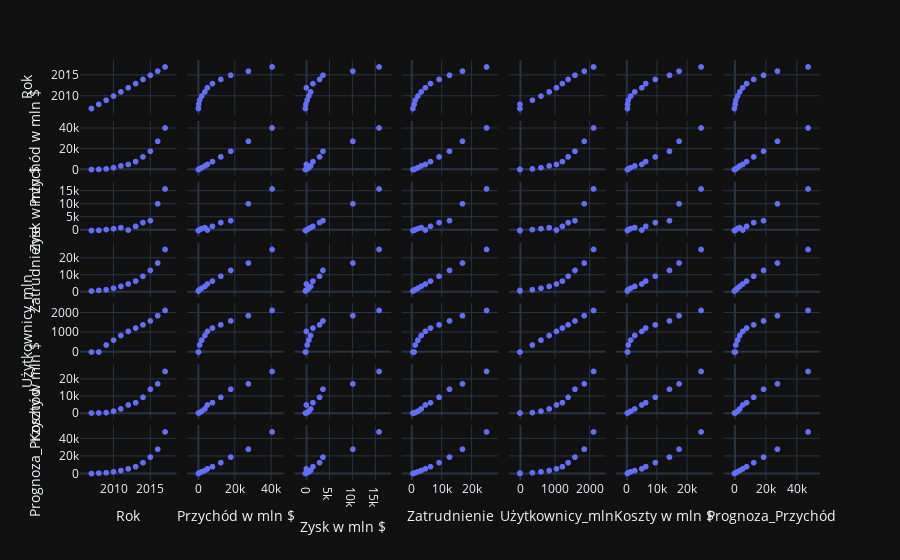

The cell this chart's notebook holds for it:
### Code cell
# wykresy

fig = px.scatter_matrix(data)
fig.show()

### Figure 1 — Plotly figure (JSON) as saved in the notebook; plotly's stock layout.template omitted (floating-point values rounded to 4 significant figures)
{"data": [{"dimensions": [{"axis": {"matches": true}, "label": "Rok", "values": [2007, 2008, 2009, 2010, 2011, 2012, 2013, 2014, 2015, 2016, 2017]}, {"axis": {"matches": true}, "label": "Przychód w mln $", "values": [153, 272, 777, 1974, 3711, 5089, 7872, 12466, 17928, 27638, 40653]}, {"axis": {"matches": true}, "label": "Zysk w mln $", "values": [-138, -56, 229, 606, 1000, 53, 1500, 2940, 3688, 10217, 15934]}, {"axis": {"matches": true}, "label": "Zatrudnienie", "values": [450, 850, 1218, 2127, 3200, 4619, 6337, 9199, 12691, 17048, 25105]}, {"axis": {"matches": true}, "label": "Użytkownicy_mln", "values": [0, 0, 360, 608, 845, 1056, 1228, 1393, 1591, 1860, 2129]}, {"axis": {"matches": true}, "label": "Koszty w mln $", "values": [291, 328, 548, 1368, 2711, 5036, 6372, 9526, 14240, 17421, 24719]}, {"axis": {"matches": true}, "label": "Prognoza_Przychód", "values": [-16.55, 447.7, 883.8, 1998.0, 3380.0, 5321.0, 7842.0, 12460.0, 18790.0, 27780.0, 47590.0]}], "hovertemplate": "%{xaxis.title.text}=%{x}<br>%{yaxis.title.text}=%{y}<extra></extra>", "legendgroup": "", "marker": {"color": "#636efa", "symbol": "circle"}, "name": "", "showlegend": false, "type": "splom"}], "layout": {"legend": {"tracegroupgap": 0}, "margin": {"t": 60}, "dragmode": "select"}}
